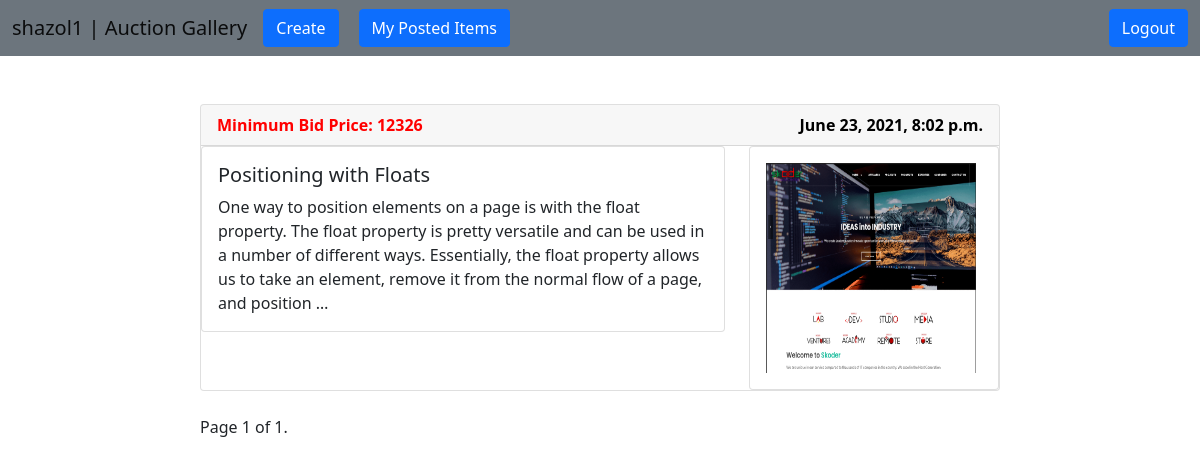
Screenshot of /auction/11/my-items/ (signed in) with the database file from the repository.
### users/models.py (models this page shows)
class NewUser(AbstractBaseUser, PermissionsMixin):
    email = models.EmailField(_('email address'), unique=True)
    user_name = models.CharField(max_length=150, unique=True)
    first_name = models.CharField(max_length=150, blank=True)
    start_date = models.DateTimeField(default=timezone.now)
    about = models.TextField(_('about'), max_length=500, blank=True)
    is_staff = models.BooleanField(default=False)
    is_active = models.BooleanField(default=True)
    objects = CustomAccountManager()
    USERNAME_FIELD = 'email'
    REQUIRED_FIELDS = ['user_name', 'first_name']
    def __str__(self):
        return self.user_name

### auction/models.py (models this page shows, shortened)
class Product(models.Model):
    user = models.ForeignKey(NewUser, on_delete=models.CASCADE)
    name = models.CharField(max_length=255)
    description = models.TextField()
    image = models.ImageField(upload_to=image_path, default='product/placeholder.png')
    min_price = models.CharField(max_length=255)
    end_date = models.DateTimeField(auto_now_add=False)

### auction/views.py (the view)
# urls.py: path('<str:pk>/my-items/', views.MyPostedItems, name='my-items'),
@login_required(login_url='login')
def MyPostedItems(request, pk):
    products = Product.objects.filter(user_id=pk)
    paginator = Paginator(products, 4)
    page_number = request.GET.get('page')
    page_obj = paginator.get_page(page_number)
    context = {
        'products': products,
        'page_obj': page_obj,
    }
    return render(request, 'myPostedItems.html', context)

### templates/myPostedItems.html (shortened to what this page needs)
{% extends 'base.html' %}
{% block content %}
    <br><br>
    <div class="col-md-8" style="margin: auto">
        {% for product in products %}
            <div class="card">
                <div class="card-header" style="color: red; font-weight: bolder">
                    Minimum Bid Price: {{ product.min_price }}
                    <span style="float: right; color: black">
                    {{ product.end_date }}
                </span>
                </div>
                <div class="row">
                    <div class="col-sm-8">
                        <div class="card">
                            <div class="card-body">
                                <h5 class="card-title">{{ product.name }}</h5>
                                <p class="card-text">{{ product.description | truncatewords:50 }}</p>
                            </div>
                        </div>
                    </div>
                    <div class="col-sm-4">
                        <div class="card">
                            <div class="card-body">
                                <img src="{{ product.image.url }}" style="height: 210px; width: 210px;"/>
                            </div>
                        </div>
                    </div>
                </div>
            </div>
            <br>
        {% endfor %}
        <div class="pagination">
            <span class="step-links">
                <span class="current">
                    Page {{ page_obj.number }} of {{ page_obj.paginator.num_pages }}.
                </span>
            </span>
        </div>
    </div>
{% endblock %}

### templates/navber.html (shortened to what this page needs)
<nav class="navbar navbar-expand-lg navbar-light bg-secondary">
    <div class="container-fluid">
        {% if request.user.is_authenticated %}
            <a class="navbar-brand" href="{% url 'dashboard' request.user %}">{{ request.user }} | Auction Gallery</a>
            <div class="collapse navbar-collapse" id="navbarSupportedContent">
                <ul class="navbar-nav me-auto mb-2 mb-lg-0">
                    <li class="nav-item">
                        <a type="button" class="btn btn-primary" href="{% url 'addProduct' %}">
                            Create
                        </a>
                    </li>
                    <li class="nav-item active" style="margin-left: 20px;">
                        <a class="btn btn-primary" href="{% url 'my-items' request.user.pk %}">My Posted Items</a>
                    </li>
                </ul>
                <a class="btn btn-primary" href="{% url 'logout' %}">Logout</a>
            </div>
        {% endif %}
    </div>
</nav>

### rows the page displays
NewUser: user "shazol1"
Product: min_price "12326", end_date "June 23, 2021, 8:02 p.m.", name "Positioning with Floats", description "One way to position elements on a page is with the float property. The float property is pretty versatile and can be used in a number of different ways. Essentially, the float property allows us to take an element, remove it from the normal flow of a page, and position …", image (picture)

### other values shown
{{ page_obj.number }} "1"
{{ page_obj.paginator.num_pages }} "1"
